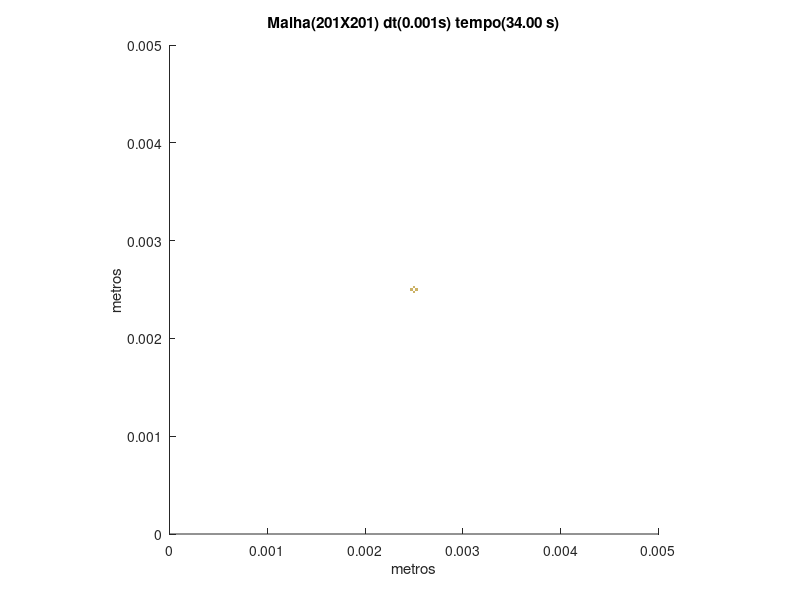

The MATLAB script that drew this image:
set (gca,'PlotBoxAspectRatio',[1 1 1],'Xlim',[0,0.005],'Ylim',[0,0.005])
hold on
title('Malha(201X201) dt(0.001s) tempo(34.00 s)')
hold on
ylabel('metros')
hold on
xlabel('metros')
hold on

fill([0.00248756218905473 0.00248756218905473 0.00251243781094527 0.00251243781094527],[0.00246268656716418 0.00248756218905473 0.00248756218905473 0.00246268656716418],[0.8,0.7,0.4],'LineStyle','none')

fill([0.00246268656716418 0.00246268656716418 0.00248756218905473 0.00248756218905473],[0.00248756218905473 0.00251243781094527 0.00251243781094527 0.00248756218905473],[0.8,0.7,0.4],'LineStyle','none')

fill([0.00251243781094527 0.00251243781094527 0.00253731343283582 0.00253731343283582],[0.00248756218905473 0.00251243781094527 0.00251243781094527 0.00248756218905473],[0.8,0.7,0.4],'LineStyle','none')

fill([0.00248756218905473 0.00248756218905473 0.00251243781094527 0.00251243781094527],[0.00251243781094527 0.00253731343283582 0.00253731343283582 0.00251243781094527],[0.8,0.7,0.4],'LineStyle','none')
